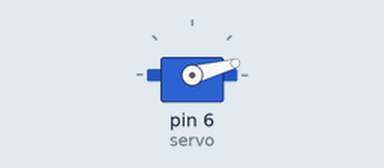
Bench run of a sketch on a simulated Arduino Uno, built with avr-gcc and run on an emulated ATmega328P. Shown: servo. What the sketch prints to the serial monitor is not drawn.

Above: at 1.05 s.
At 1.55 s:
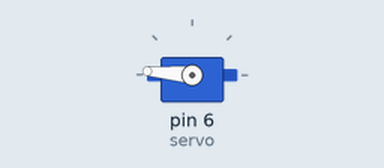
At 1.8 s:
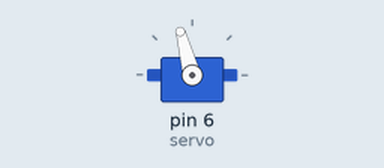
At 2.1 s:
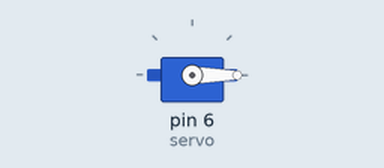
Timing chart, 0 to 4.0 s (numbered marks = the images above):
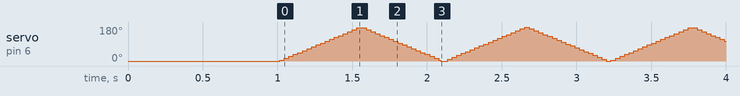

The sketch:

motor.ino
```cpp
#include <Servo.h>

Servo servo;
int pos;
void setup() {
  Serial.begin(9600);
  servo.attach(6);
  servo.write(0);
  delay(1000);
}

void loop() {
  Serial.println("Iniciando");
  for(pos=0; pos<180;pos+=5)
  {
    Serial.println("Mover + 5");
    servo.write(pos);
    delay(15);
  }
  for(pos=180; pos>=0;pos-=5)
  {
    Serial.println("Mover - 5");
    servo.write(pos);
    delay(15);
  }

}
```
